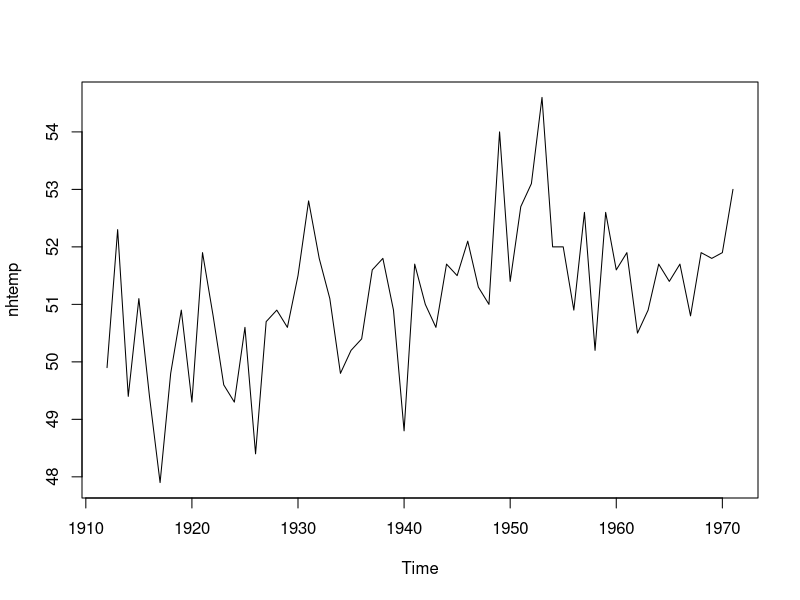
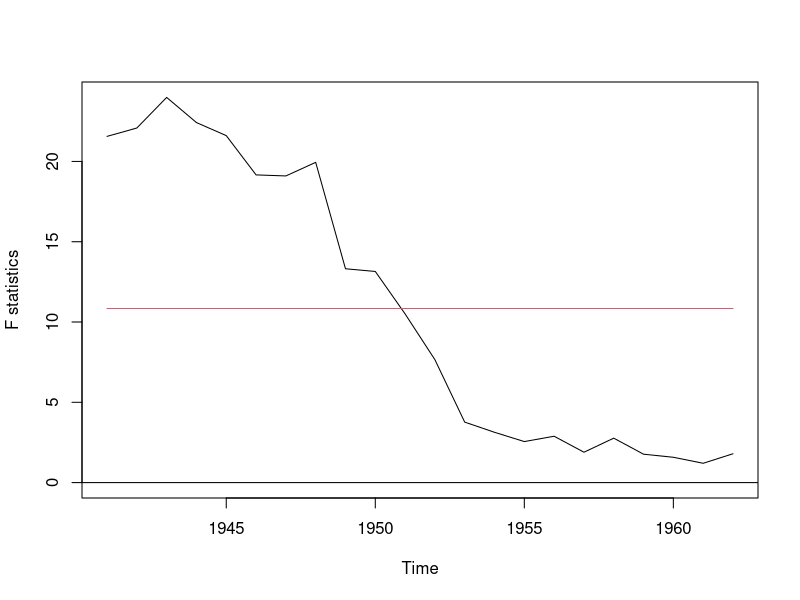
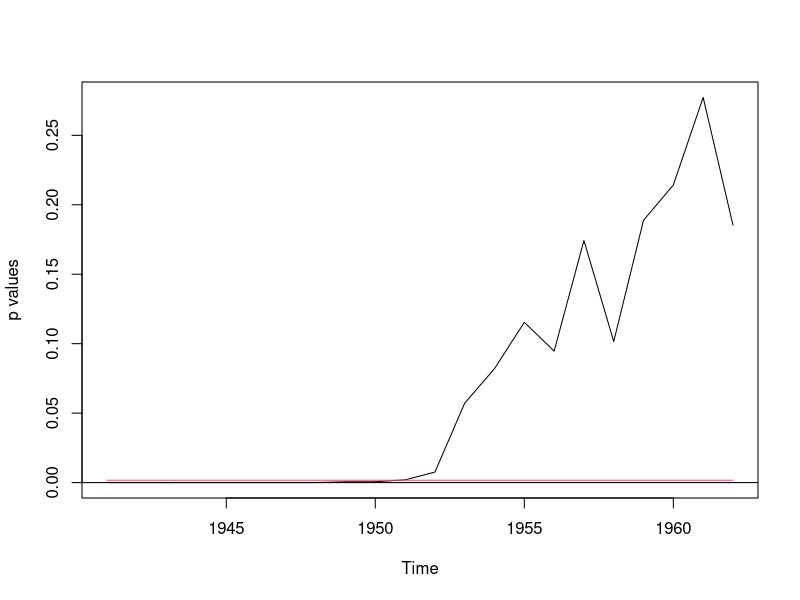

Here is the R script that generated these plots, in order:
library(strucchange)


### Name: sctest.Fstats
### Title: supF-, aveF- and expF-Test
### Aliases: sctest.Fstats
### Keywords: htest

### ** Examples

## Load dataset "nhtemp" with average yearly temperatures in New Haven
data(nhtemp)
## plot the data
plot(nhtemp)

## test the model null hypothesis that the average temperature remains
## constant over the years for potential break points between 1941
## (corresponds to from = 0.5) and 1962 (corresponds to to = 0.85)
## compute F statistics
fs <- Fstats(nhtemp ~ 1, from = 0.5, to = 0.85)
## plot the F statistics
plot(fs, alpha = 0.01)
## and the corresponding p values
plot(fs, pval = TRUE, alpha = 0.01)
## perform the aveF test
sctest(fs, type = "aveF")
